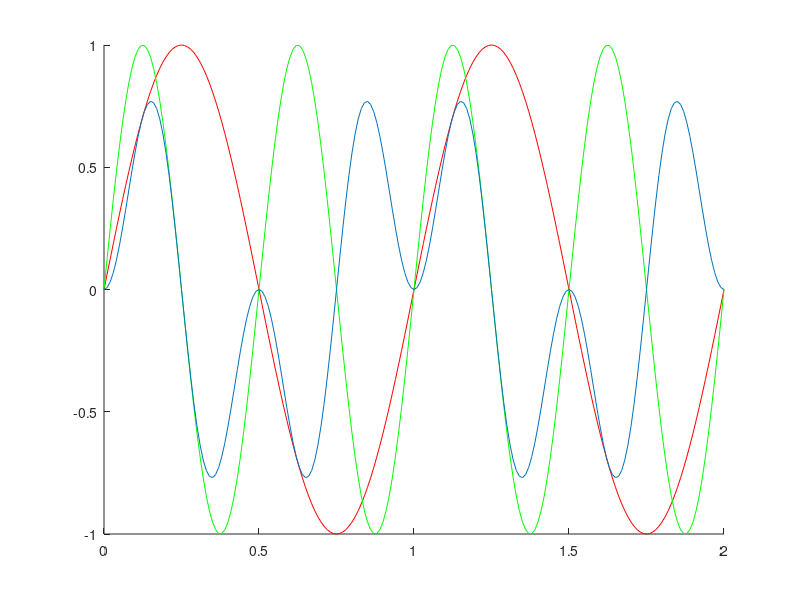

Reproduce this figure in MATLAB.
T=100;
t=0:1/T:2;
f1=1;
f2=2;
y1=sin(f1*pi*2*t);
hold on
plot(t,y1,'-r')
y2=sin(f2*pi*2*t);
hold on
plot(t,y2,'-g')
y3=y1.*y2;
plot(t,y3)
hold off
